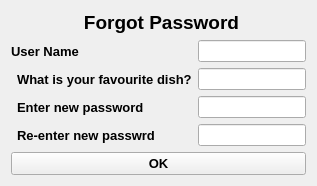
                  <widget class="QWidget" name="page_home">
                   <layout class="QVBoxLayout" name="verticalLayout_10">
                    <item>
                     <layout class="QGridLayout" name="gridLayout_3">
                      <item row="2" column="0" colspan="2">
                       <widget class="QLabel" name="label_2">
                        <property name="maximumSize">
                         <size>
                          <width>16777215</width>
                          <height>80</height>
                         </size>
                        </property>
                        <property name="font">
                         <font>
                          <pointsize>10</pointsize>
                          <weight>75</weight>
                          <bold>true</bold>
                         </font>
                        </property>
                        <property name="text">
                         <string>User Name</string>
                        </property>
                       </widget>
                      </item>
                      <item row="4" column="1">
                       <widget class="QLabel" name="label_4">
                        <property name="font">
                         <font>
                          <pointsize>10</pointsize>
                          <weight>75</weight>
                          <bold>true</bold>
                         </font>
                        </property>
                        <property name="text">
                         <string>Enter new password</string>
                        </property>
                       </widget>
                      </item>
                      <item row="3" column="1">
                       <widget class="QLabel" name="label_3">
                        <property name="maximumSize">
                         <size>
                          <width>16777215</width>
                          <height>80</height>
                         </size>
                        </property>
                        <property name="font">
                         <font>
                          <pointsize>10</pointsize>
                          <weight>75</weight>
                          <bold>true</bold>
                         </font>
                        </property>
                        <property name="text">
                         <string>What is your favourite dish?</string>
                        </property>
                       </widget>
                      </item>
                      <item row="3" column="2">
                       <widget class="QLineEdit" name="lineEdit_3">
                        <property name="maximumSize">
                         <size>
                          <width>16777215</width>
                          <height>60</height>
                         </size>
                        </property>
                       </widget>
                      </item>
                      <item row="2" column="2">
                       <widget class="QLineEdit" name="lineEdit_2">
                        <property name="maximumSize">
                         <size>
                          <width>16777215</width>
                          <height>50</height>
                         </size>
                        </property>
                       </widget>
                      </item>
                      <item row="4" column="2">
                       <widget class="QLineEdit" name="lineEdit_4">
                        <property name="maximumSize">
                         <size>
                          <width>16777215</width>
                          <height>60</height>
                         </size>
                        </property>
                       </widget>
                      </item>
                      <item row="5" column="1">
                       <widget class="QLabel" name="label_5">
                        <property name="font">
                         <font>
                          <pointsize>10</pointsize>
                          <weight>75</weight>
                          <bold>true</bold>
                         </font>
                        </property>
                        <property name="text">
                         <string>Re-enter new passwrd</string>
                        </property>
                       </widget>
                      </item>
                      <item row="5" column="2">
                       <widget class="QLineEdit" name="lineEdit_5">
                        <property name="maximumSize">
                         <size>
                          <width>16777215</width>
                          <height>60</height>
                         </size>
                        </property>
                       </widget>
                      </item>
                      <item row="0" column="1" colspan="2">
                       <widget class="QLabel" name="label">
                        <property name="maximumSize">
                         <size>
                          <width>16777215</width>
                          <height>70</height>
                         </size>
                        </property>
                        <property name="font">
                         <font>
                          <pointsize>14</pointsize>
                          <weight>75</weight>
                          <bold>true</bold>
                         </font>
                        </property>
                        <property name="layoutDirection">
                         <enum>Qt::RightToLeft</enum>
                        </property>
                        <property name="text">
                         <string>Forgot Password</string>
                        </property>
                        <property name="alignment">
                         <set>Qt::AlignCenter</set>
                        </property>
                       </widget>
                      </item>
                     </layout>
                    </item>
                    <item>
                     <widget class="QPushButton" name="pushButton_2">
                      <property name="font">
                       <font>
                        <pointsize>10</pointsize>
                        <weight>75</weight>
                        <bold>true</bold>
                       </font>
                      </property>
                      <property name="text">
                       <string>OK</string>
                      </property>
                     </widget>
                    </item>
                   </layout>
                  </widget>
